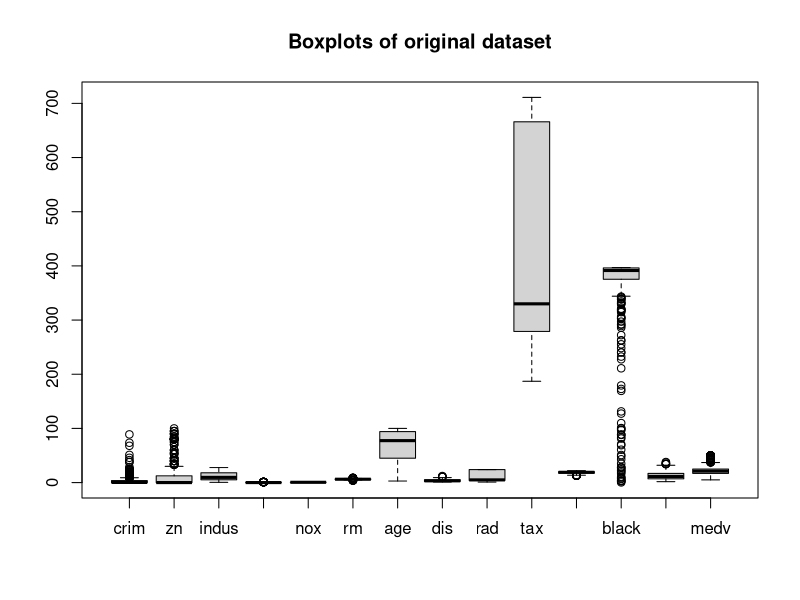
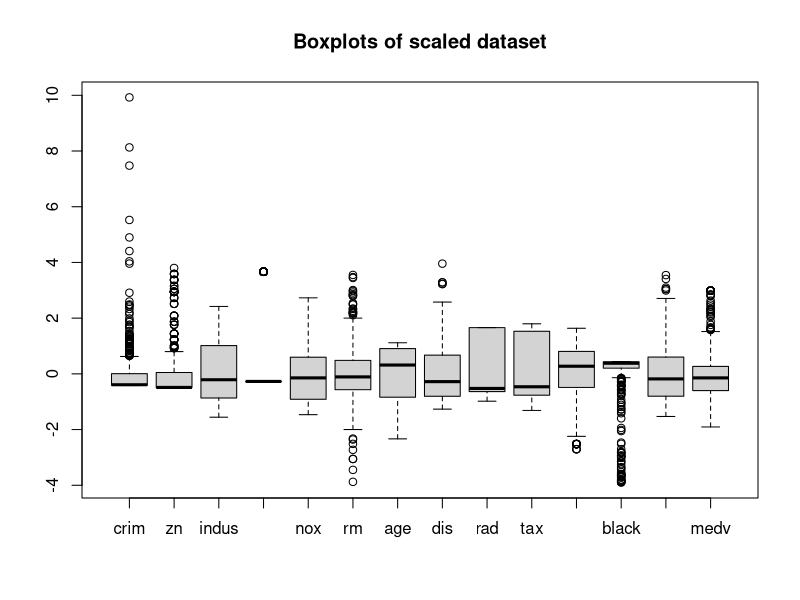
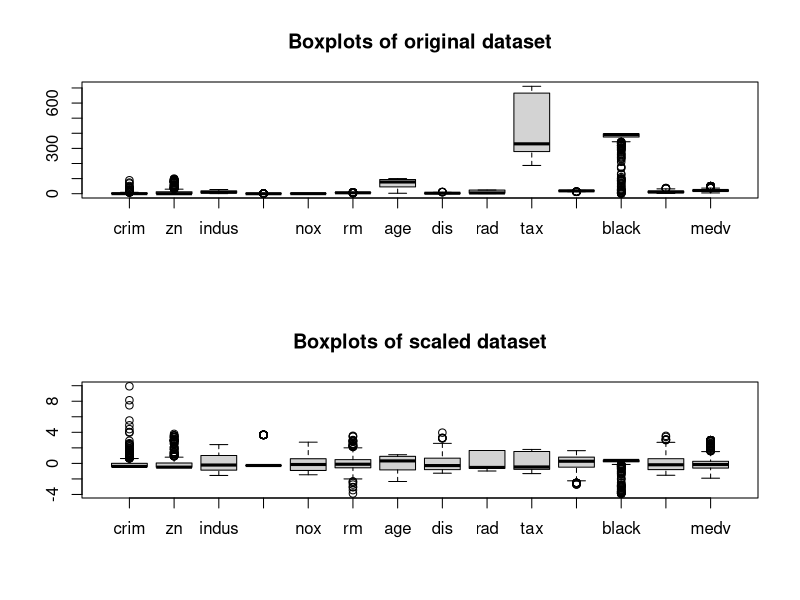
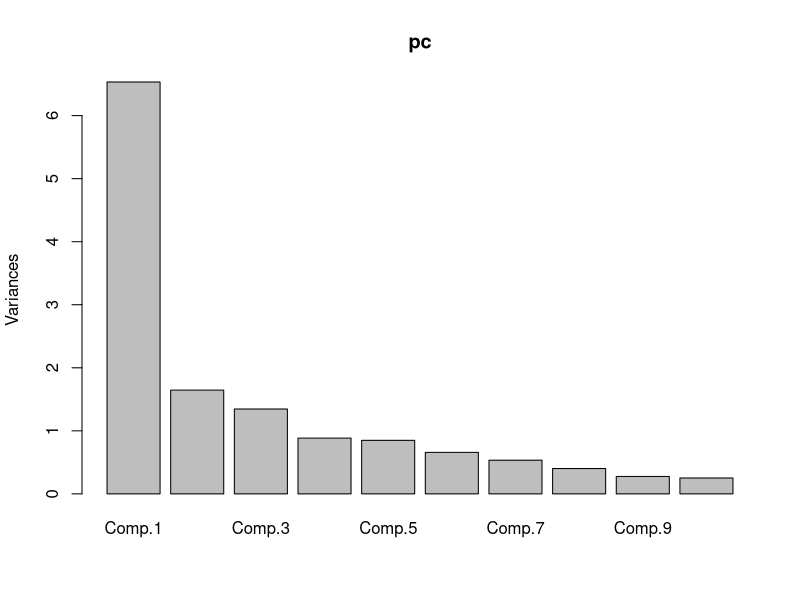
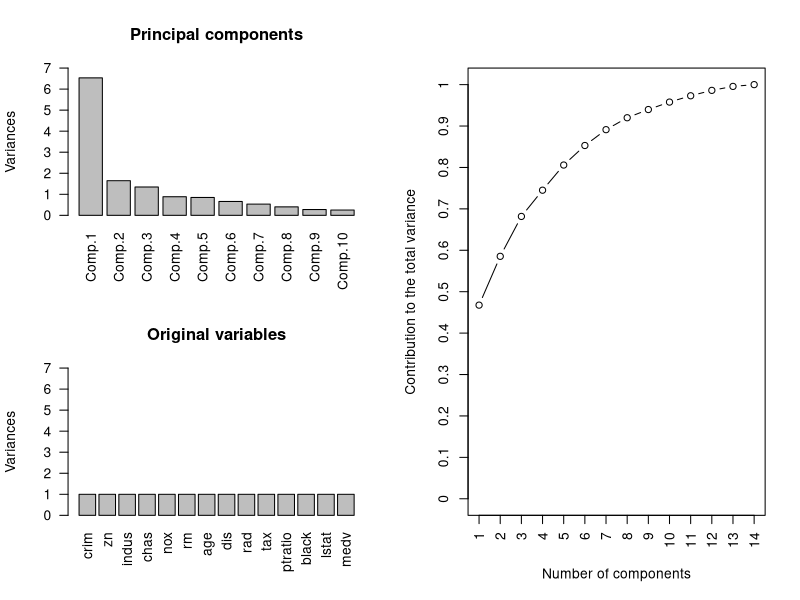
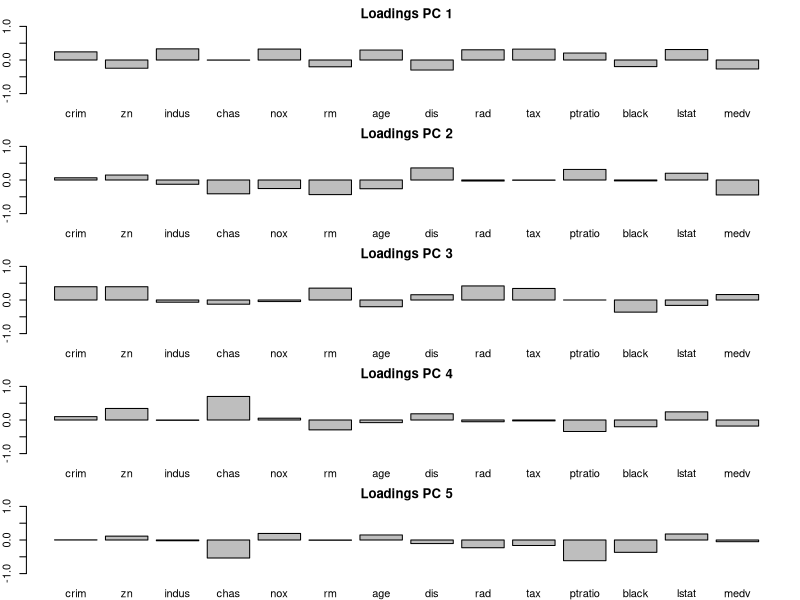
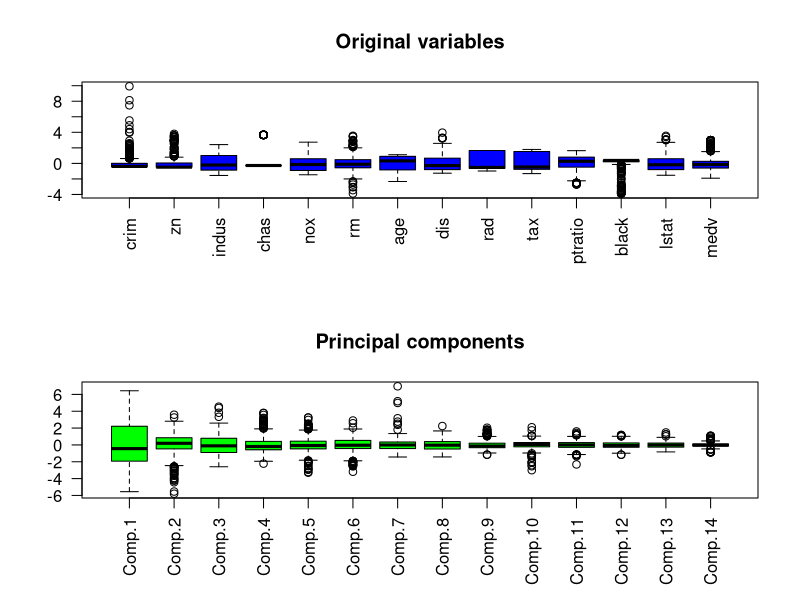
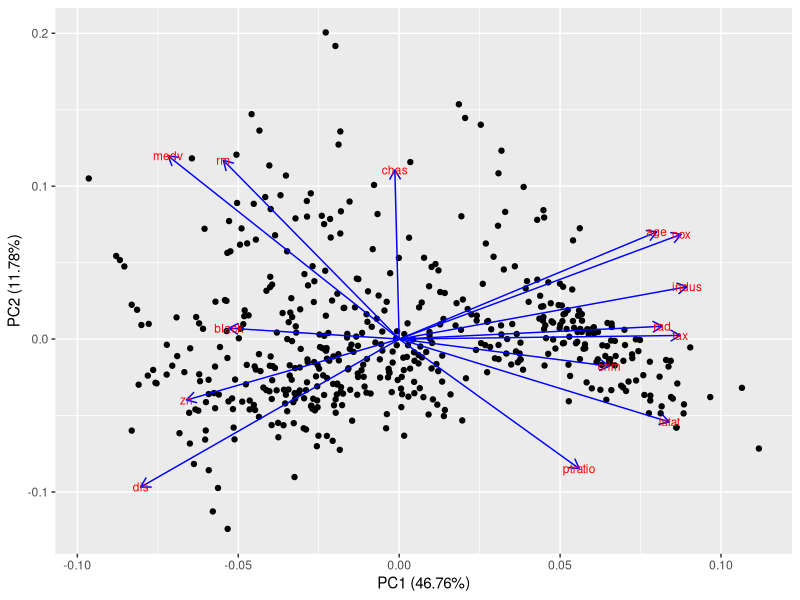

Generate these figures, in order, with R:

##############################################
#                                            #
#        ASSIGNMENT LESSON VII - PCA         #
#                                            #
##############################################

# Note: - Write your code under each point, togeter with results (if needed).
#       - Rename this file as "Assignment Lesson VII_name surname.r"


library(MASS)

# The Boston data frame has 506 rows and 14 columns.
# Details on variables can be obtained as follows:

help(Boston)

dim(Boston)
head(Boston)


# 1) Perform a dimensionality reduction of the dataset through a principal component analysis and interpret the obtained components
#    (10 points)

# Data Exploration

x11()
boxplot(Boston, main = "Boxplots of original dataset")

# "tax" and "age" have a large variability => need to scale, otherwise tax will be used to explain to vast majority of the variance.

boston_sd <- scale(Boston)
boston_sd <- data.frame(boston_sd)

x11()
boxplot(boston_sd, main = "Boxplots of scaled dataset")

# Confront:
x11()
layout(matrix(c(1,2),2))
boxplot(Boston, main = "Boxplots of original dataset")
boxplot(boston_sd, main = "Boxplots of scaled dataset")

# PC
pc <- princomp(boston_sd, scores = TRUE)
summary(pc)
x11()
plot(pc)
names(pc)

# Importance of components:
#                        Comp.1    Comp.2     Comp.3     Comp.4     Comp.5     Comp.6     Comp.7     Comp.8
# Standard deviation     2.5559837 1.2830713 1.16027587 0.94063160 0.92153015 0.81160730 0.73099431 0.63425546
# Proportion of Variance 0.4675707 0.1178237 0.09635042 0.06332428 0.06077853 0.04714363 0.03824363 0.02879118
# Cumulative Proportion  0.4675707 0.5853944 0.68174481 0.74506909 0.80584762 0.85299125 0.89123488 0.92002606
#                        Comp.9    Comp.10   Comp.11    Comp.12     Comp.13     Comp.14
# Standard deviation     0.52603767 0.50175582 0.4608359 0.42734747 0.365711437 0.245372035
# Proportion of Variance 0.01980454 0.01801839 0.0151993 0.01307054 0.009572121 0.004309047
# Cumulative Proportion  0.93983060 0.95784899 0.9730483 0.98611883 0.995690953 1.000000000

x11()
layout(matrix(c(2,3,1,3),2,byrow=T))

# Explained Variance
barplot(sapply(boston_sd,sd), las = 2, main = "Original variables", ylim = c(0,7), ylab = "Variances")

# As a consequence of the standardization of the variables, all the vars now have a single standard deviation.

plot(pc, las = 2, main ="Principal components", ylim = c(0,7) )

# Cumulative sum of the explained variance
plot(cumsum(pc$sdev^2)/sum(pc$sdev^2), type="b", axes=F, xlab="Number of components", ylab="Contribution to the total variance", ylim=c(0,1))
box()
axis(2,at=0:10/10,labels=0:10/10)
axis(1,at=1:ncol(boston_sd),labels=1:ncol(boston_sd),las=2)


# Principal Components are new variables (which are linear composites of the original variables).
# The first Principal Component explains 46.757% of the total variability.
# In order to explain 70% of the total variability, we need to consider the fist 4 Principal Components.
# In order to explain 80% of the total variability, we need to consider the fist 5 Principal Components.
# In order to explain 90% of the total variability, we need to consider the fist 8 Principal Components.

# Loadings
loading <- pc$loadings
loading

# Visualization of the first 5 PCs Loadings
x11()
par(mar = c(2,2,2,1), mfrow=c(5,1))

for (i in 1:5)
  barplot(loading[,i], ylim = c(-1,1), main = paste("Loadings PC ",i,sep = ""))

# Loadings interpretation:
# The loadings are the weights.
# Their sums of the squares within each component are the eigenvalues (SS loadings row in the output).
# They indicate the positive or negative correlation (sign of the loading) of the variable with the respective PC.
# Ex. loading of indus 0.332 for PC1: high values of indus => high values of PC1.
# Ex. loading of rm -0.434 for PC2: high values of rm => low values of PC2.
# The missing values (like "chas" variable in PC1) indicate the loading is 0 or almost 0 (-0.005027133 for "chas" in PC1).


# Scores
scores <- pc$scores
scores <- data.frame(scores)
scores

x11()
layout(matrix(c(1,2),2))
boxplot(boston_sd, las = 2, col = "blue", main = "Original variables")
boxplot(scores, las = 2, col = "green", main = "Principal components")


# Plot
library(ggfortify)
x11()
autoplot(prcomp(boston_sd), data = boston_sd,
         loadings = TRUE, loadings.colour = 'blue',
         loadings.label = TRUE, loadings.label.size = 3)
